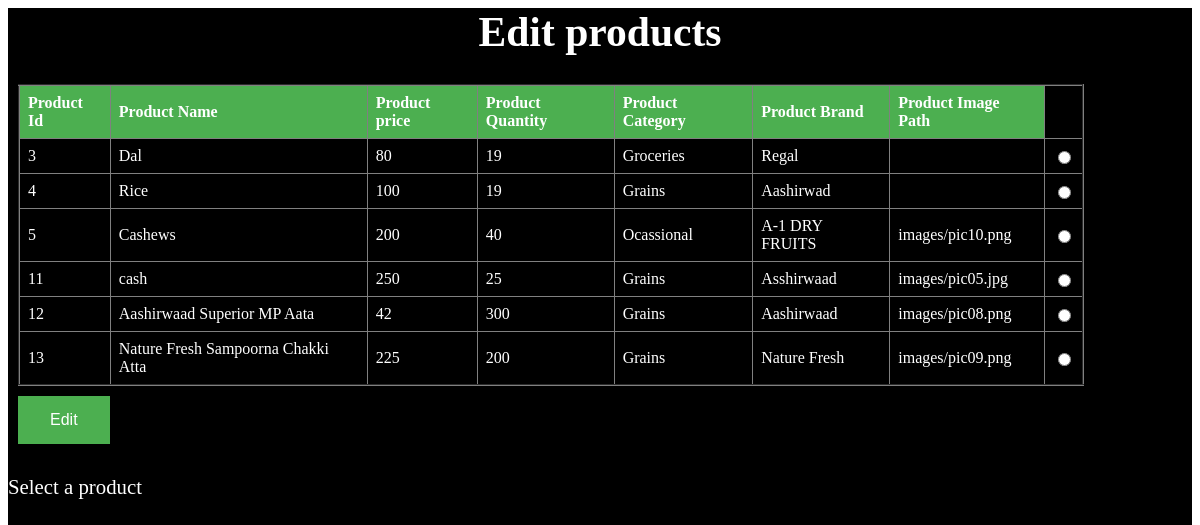
The page /editpro.php on the database its author committed.
### tables this page shows
CREATE TABLE `product` (
  `productid` int(255) NOT NULL,
  `pname` varchar(255) NOT NULL,
  `pprice` int(255) NOT NULL,
  `pquantity` int(255) NOT NULL,
  `pcategory` varchar(255) NOT NULL,
  `pbrand` varchar(255) NOT NULL,
  `pimage` varchar(255) NOT NULL
);

### editpro.php (the view, shortened to what this page needs)
<html>
<head>
</head>
<body>
<div class="container">
<h1 align="center">Edit products</h1>
<form role="form" action="" method="post">
<?php
	include_once("dbconfig1.php");
	$sql="select * from product order by productid";
	$result = $conn->query($sql);
		if ($result->num_rows > 0)
		{
		    echo '<div class="display"><table border="2">
	    	<thead>
			<tr>
			<th>Product Id</th>
			<th>Product Name</th>
			<th>Product price</th>
			<th>Product Quantity</th>
			<th>Product Category</th>
			<th>Product Brand </th>
			<th>Product Image Path </th>
			</tr>
			</thead>
			<tbody>';
			while($row = $result->fetch_assoc()) {
				 echo '<tr><td>'. $row["productid"].'</td>';
				 echo '<td>'. $row["pname"].'</td>';
				 echo '<td>'. $row["pprice"].'</td>';
				 echo '<td>'. $row["pquantity"].'</td>';
				 echo '<td>'. $row["pcategory"].'</td>';
				 echo '<td>'. $row["pbrand"].'</td>';
				 echo '<td>'.$row["pimage"].'</td>';
				 ?>
				 <form action="" method="post">
				 <td><font color="black"><input type="radio" name="selector" value="<?php echo $row['productid']; ?>" ></font></td>
				 <?php
     			echo '</tr>';
			}
			echo '</tbody>'.'</table>'.'</div>';
		}
		?>
		<input type="submit" class="button" value="Edit" name="eb">
		</form>
		<?php
			if(isset($_POST['eb']) && !empty($_POST['selector']))
			{
				$_SESSION['selectors']=$_POST['selector'];
				header("Location:editpro2.php");
			}
			else
			{
				echo "Select a product";
			}
		?>
		</div>
	</body>
	</html>

### editpro.php (style rules this page uses)
.button { background-color: #4CAF50; border: none; color: white; padding: 15px 32px; text-align: center; text-decoration: none; display: inline-block; font-size: 16px; margin: 10px; cursor: pointer; }
.container { height:100%; background-color:black; color:white; margin:0px; }
table { border-collapse: collapse; width: 90%; margin-left:10px; }
th, td { text-align: left; padding: 8px; color:white; }
th { background-color: #4CAF50; color: white; }
body { font-size:1.3em; }

### rows shown on the page
product: productid "3", pname "Dal", pprice "80", pquantity "19", pcategory "Groceries", pbrand "Regal"
product: productid "4", pname "Rice", pprice "100", pquantity "19", pcategory "Grains", pbrand "Aashirwad"
product: productid "5", pname "Cashews", pprice "200", pquantity "40", pcategory "Ocassional", pbrand "A-1 DRY FRUITS", pimage "images/pic10.png"
product: productid "11", pname "cash", pprice "250", pquantity "25", pcategory "Grains", pbrand "Asshirwaad", pimage "images/pic05.jpg"
product: productid "12", pname "Aashirwaad Superior MP Aata", pprice "42", pquantity "300", pcategory "Grains", pbrand "Aashirwaad", pimage "images/pic08.png"
product: productid "13", pname "Nature Fresh Sampoorna Chakki Atta", pprice "225", pquantity "200", pcategory "Grains", pbrand "Nature Fresh", pimage "images/pic09.png"
